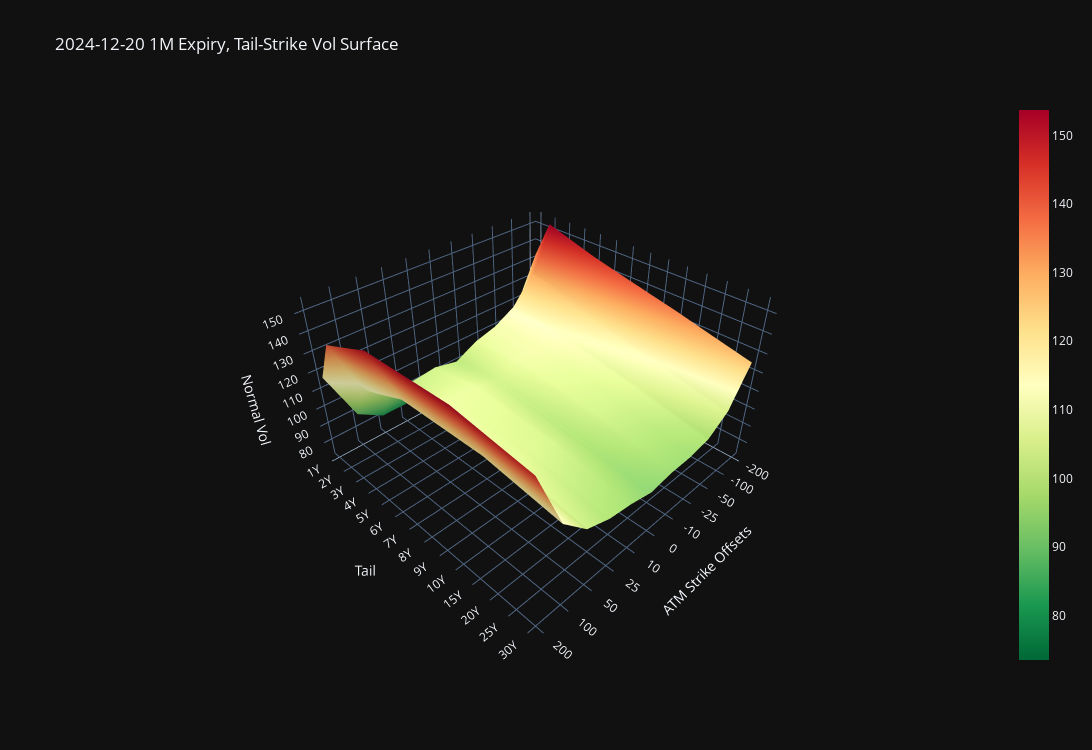

The code cell stored with this chart in its notebook:
### Code cell
date = datetime(2024, 12, 20)
atm_surfaces = s490_swaptions.get_vol_surfaces(date=date, expiry="1M", plot_surfaces=True, use_ploty=True)
atm_df = atm_surfaces[date]

### Figure 1 — Plotly figure (JSON) as saved in the notebook; plotly's stock layout.template omitted (floating-point values rounded to 4 significant figures; data arrays with more than 128 entries replaced by an {"elided": "..."} marker saying what was removed)
{"data": [{"colorscale": [[0, "rgb(0,104,55)"], [0.1, "rgb(26,152,80)"], [0.2, "rgb(102,189,99)"], [0.3, "rgb(166,217,106)"], [0.4, "rgb(217,239,139)"], [0.5, "rgb(255,255,191)"], [0.6, "rgb(254,224,139)"], [0.7, "rgb(253,174,97)"], [0.8, "rgb(244,109,67)"], [0.9, "rgb(215,48,39)"], [1, "rgb(165,0,38)"]], "showscale": true, "type": "surface", "x": {"elided": "14x11 int values"}, "y": {"elided": "14x11 int values"}, "z": {"elided": "14x11 float values"}}], "layout": {"height": 750, "scene": {"aspectratio": {"x": 1, "y": 1, "z": 0.6}, "xaxis": {"ticktext": ["-200", "-100", "-50", "-25", "-10", "0", "10", "25", "50", "100", "200"], "tickvals": [0, 1, 2, 3, 4, 5, 6, 7, 8, 9, 10], "title": {"text": "ATM Strike Offsets"}}, "yaxis": {"ticktext": ["1Y", "2Y", "3Y", "4Y", "5Y", "6Y", "7Y", "8Y", "9Y", "10Y", "15Y", "20Y", "25Y", "30Y"], "tickvals": [0, 1, 2, 3, 4, 5, 6, 7, 8, 9, 10, 11, 12, 13], "title": {"text": "Tail"}}, "zaxis": {"title": {"text": "Normal Vol"}}}, "title": {"text": "2024-12-20 1M Expiry, Tail-Strike Vol Surface"}, "width": 1250, "xaxis": {"showspikes": true, "spikecolor": "white", "spikemode": "across", "spikesnap": "cursor"}, "yaxis": {"showspikes": true, "spikecolor": "white", "spikesnap": "cursor", "spikethickness": 0.5}}}
